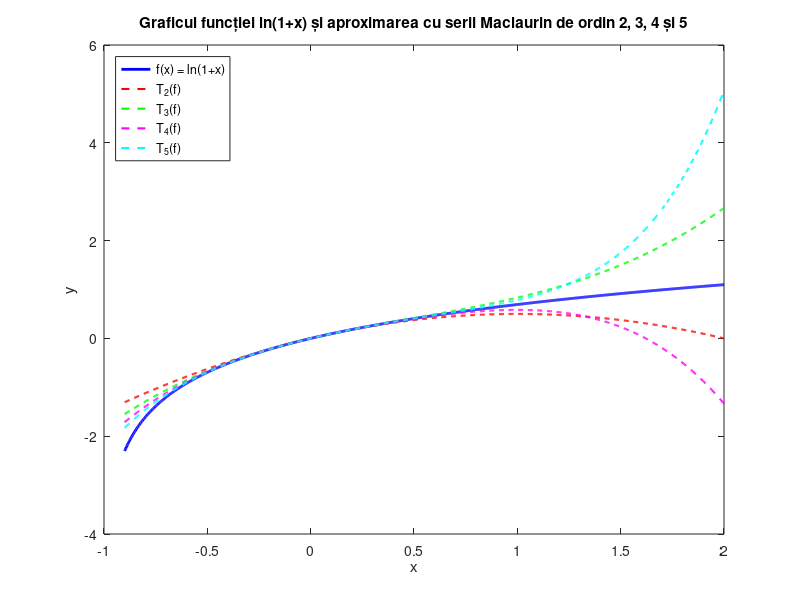

Recreate this plot in MATLAB.
% Definirea funcției ln(1+x)
f = @(x) log(1+x);

% Definirea polinoamelor Taylor de ordin 2, 3, 4 și 5 pentru ln(1+x) (serii Maclaurin pentru ln(1+x))
T2f = @(x) x - (x.^2)/2;
T3f = @(x) x - (x.^2)/2 + (x.^3)/3;
T4f = @(x) x - (x.^2)/2 + (x.^3)/3 - (x.^4)/4;
T5f = @(x) x - (x.^2)/2 + (x.^3)/3 - (x.^4)/4 + (x.^5)/5;

% Intervalul pe care se reprezintă graficul
x = linspace(-0.9, 2, 1000); % Limita inferioara este -0.9 pentru a evita evaluarea ln(0)

% Calculul valorilor funcțiilor
y_f = f(x);
y_T2f = T2f(x);
y_T3f = T3f(x);
y_T4f = T4f(x);
y_T5f = T5f(x);

% Reprezentarea grafică
figure;
plot(x, y_f, 'b', 'LineWidth', 2);
hold on;
plot(x, y_T2f, 'r--', 'LineWidth', 1.5);
plot(x, y_T3f, 'g--', 'LineWidth', 1.5);
plot(x, y_T4f, 'm--', 'LineWidth', 1.5);
plot(x, y_T5f, 'c--', 'LineWidth', 1.5);
hold off;

% Adăugarea titlului și a etichetelor pe axele x și y
title('Graficul funcției ln(1+x) și aproximarea cu serii Maclaurin de ordin 2, 3, 4 și 5');
xlabel('x');
ylabel('y');

% Adăugarea unei legende
legend('f(x) = ln(1+x)', 'T_2(f)', 'T_3(f)', 'T_4(f)', 'T_5(f)', 'Location', 'northwest');
